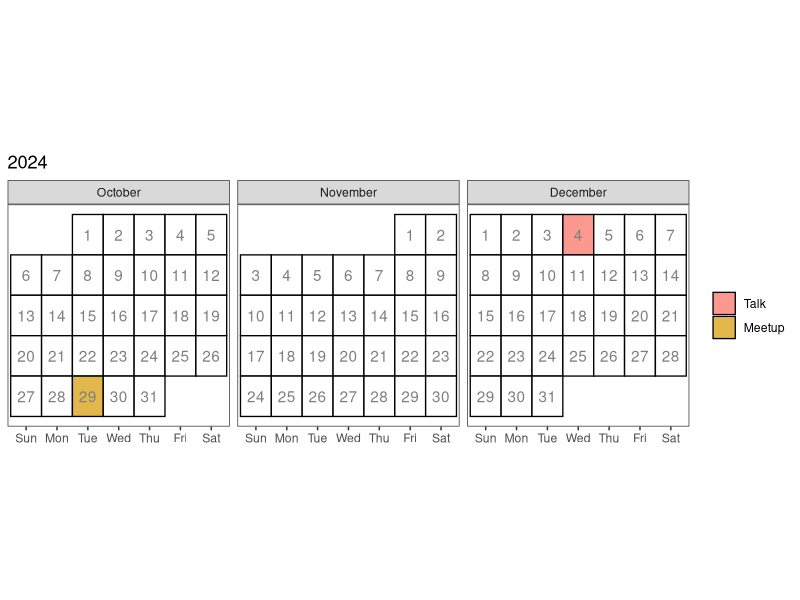

This figure's R source:

library(tidyverse)
library(lubridate)

# General purpose calendar to show events adapted from 
# Create a calendar for your syllabus ----
# Source: http://svmiller.com/blog/2020/08/a-ggplot-calendar-for-your-semester/


# 1) what is the first Monday of the semester?
# Any number of ways to identify dates in R, but we'll use {lubridate} and the ymd() function here.
# Format: YYYYMMDD. In this example, 4 January 2022.

# Weekday(s) of class
class_wdays <- c()

not_here_dates <- c()

# You can adjust this as you see fit. Basically: add assignment types (e.g. papers, quizzes).
# My intro class was fairly simple: just exams.
meetup_dates <- c(ymd(20241029))

talk_dates <- c(ymd(20241204))

# What are the full dates of the semester? Here, I'll exclude exam week as I like to do.
# In this case: 6 January to 23 April
semester_dates <- seq(ymd(20241001), ymd(20241231), by=1)

# Custom function for treating the first day of the month as the first week
# of the month up until the first Sunday (unless Sunday was the start of the month)
wom <- function(date) {
  first <- wday(as.Date(paste(year(date),month(date),1,sep="-")))
  return((mday(date)+(first-2)) %/% 7+1)
}

# Create a data frame of dates, assign to Cal
Cal <- tibble(date = semester_dates)  %>%
  mutate(mon = lubridate::month(date, label=T, abbr=F), # get month label
         wkdy = weekdays(date, abbreviate=T), # get weekday label
         wkdy = fct_relevel(wkdy, "Sun", "Mon", "Tue", "Wed", "Thu","Fri","Sat"), # make sure Sunday comes first
         semester = date %in% semester_dates, # is date part of the semester?
         day = lubridate::mday(date), # get day of month to add later as a label
         # Below: our custom wom() function
         week = wom(date))

# Create a category variable, for filling.
# I can probably make this a case_when(), but this will work.

Cal <- Cal %>%
  mutate(category = ifelse(date %in% meetup_dates, "Meetup",
                           ifelse(date %in% talk_dates, "Talk","NA"))
  )

class_cal <- Cal %>%
  ggplot(.,aes(wkdy, week)) +
  theme_bw() +
  theme(
    aspect.ratio = 1,
    panel.grid.major.x = element_blank(),
        #legend.position="top", legend.justification = c(1,0), legend.direction = "vertical", 
    legend.title = element_blank(),
        axis.title.y = element_blank(), axis.title.x = element_blank(), axis.ticks.y = element_blank(), axis.text.y = element_blank()) +
  # geom_tile and facet_wrap will do all the heavy lifting
  geom_tile(alpha=0.8, aes(fill=category), color="black", linewidth=.45) +
  facet_wrap(~mon, scales = "free", ncol=3) +
  # fill in tiles to make it look more "calendary" (sic)
  geom_text(aes(label=day), colour = "grey50") +
  # put your y-axis down, flip it, and reverse it
  scale_y_reverse(breaks=NULL) +
  # manually fill scale colors to something you like...
  scale_color_manual(values = c("FALSE" = "white", "TRUE" = "black"), guide = "none") +
  scale_fill_manual(values=c("Talk"="salmon",
                             "Meetup" = "goldenrod",
                             "NA" = "white" # I like these whited out...
                             ),
                    #... but also suppress a label for a non-class semester day
                    breaks=c("Talk", "Meetup")) +
  ggtitle(year(Cal$date[1])) 
# class_cal


